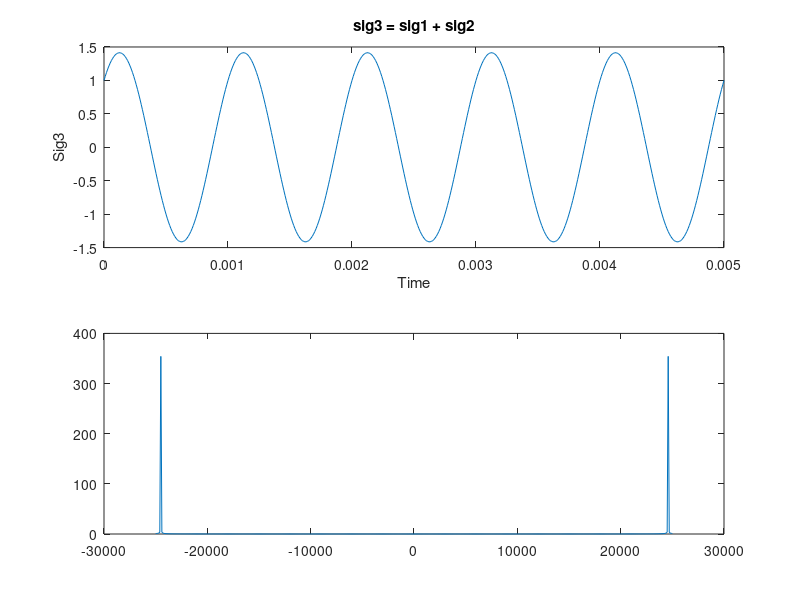

MATLAB code for this plot:
t = 0:0.00001:0.005;
f = 1000;
A = cos(2*pi*f*t);
B = sin(2*pi*f*t);
C = A + B;
subplot(2,1,1);
plot(t, C);
title('sig3 = sig1 + sig2');
xlabel('Time');
ylabel('Sig3');
% spectrumanalysis
L = length(C);
sig3_w = abs(fft(C, L));
w = 25000*linspace(-1, 1, L);
subplot(2,1,2);
plot(w, sig3_w);